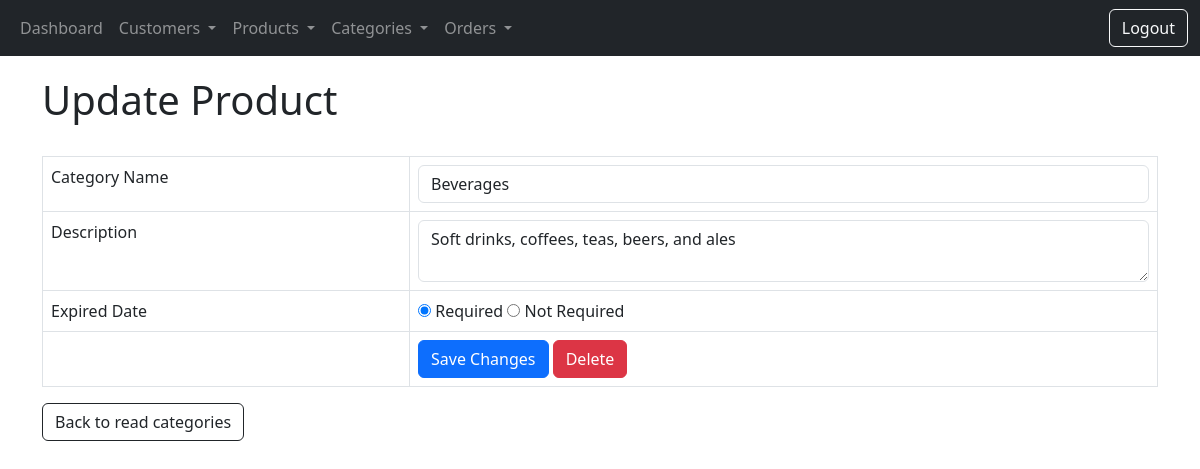
The app's page /category_update.php?category_id=1 (signed in) with its own data.
### tables this page shows
CREATE TABLE IF NOT EXISTS `categories` (
  `category_id` int NOT NULL AUTO_INCREMENT,
  `category_name` varchar(20) NOT NULL,
  `description` varchar(255) NOT NULL,
  `expired_date` enum('Yes','No') NOT NULL,
  `created` datetime NOT NULL,
  PRIMARY KEY (`category_id`),
  UNIQUE KEY `category_name` (`category_name`)
);

### category_update.php (the view, shortened to what this page needs)
<!DOCTYPE HTML>
<html>
<head>
    <link rel="stylesheet" href="https://maxcdn.bootstrapcdn.com/bootstrap/4.5.2/css/bootstrap.min.css">
</head>
<body>
    <?php
    include 'navigation.php';
    ?>
    <div class="container">
        <div class="page-header">
            <h1>Update Product</h1>
            <br>
        </div>
        <?php
        $category_id = isset($_GET['category_id']) ? $_GET['category_id'] : die('ERROR: Record Category ID not found.');
        include 'config/database.php';
        try {
            $query = "SELECT * FROM categories
            WHERE category_id = ? LIMIT 0,1";
            $stmt = $con->prepare($query);
            $stmt->bindParam(1, $category_id);
            $stmt->execute();
            $row = $stmt->fetch(PDO::FETCH_ASSOC);
            $category_name_db = $row['category_name'];
            $description_db = $row['description'];
            $expired_date_db = $row['expired_date'];
        }
        catch (PDOException $exception) {
            die('ERROR: ' . $exception->getMessage());
        }
        ?>
        <form action="<?php echo htmlspecialchars($_SERVER["PHP_SELF"] . "?category_id={$category_id}"); ?>" method="post">
            <table class='table table-hover table-bordered'>
                <tr>
                    <td>Category Name</td>
                    <td><input type='text' name='category_name' value="<?php echo isset($category_name) ? $category_name : $category_name_db;  ?>" class='form-control' />
                    </td>
                </tr>
                <tr>
                    <td>Description</td>
                    <td><textarea name='description' class='form-control'><?php echo isset($description) ? $description : $description_db;  ?></textarea>
                    </td>
                </tr>
                <tr>
                    <td>Expired Date</td>
                    <td>
                        <?php $check = isset($expired_date) ? $expired_date : $expired_date_db; ?>
                        <input type="radio" name="expired_date" value="Yes" <?php echo ($check && $check == 'Yes') ? "checked" : ''; ?>> Required
                        <input type="radio" name="expired_date" value="No" <?php echo ($check && $check == 'No') ? "checked" : ''; ?>> Not Required
                    </td>
                </tr>
                <tr>
                    <td></td>
                    <td>
                        <input type='submit' value='Save Changes' class='btn btn-primary' />
                        <?php
                        echo "<a href='#' onclick='delete_category({$category_id});' class='btn btn-danger'>Delete</a>";
                        ?>
                    </td>
                </tr>
            </table>
            <a href='category_read.php' class='btn btn-outline-dark'>Back to read categories</a>
        </form>
    </div>
</body>
</html>

### records on screen
categories: category_name "Beverages", description "Soft drinks, coffees, teas, beers, and ales", expired_date "☑"
